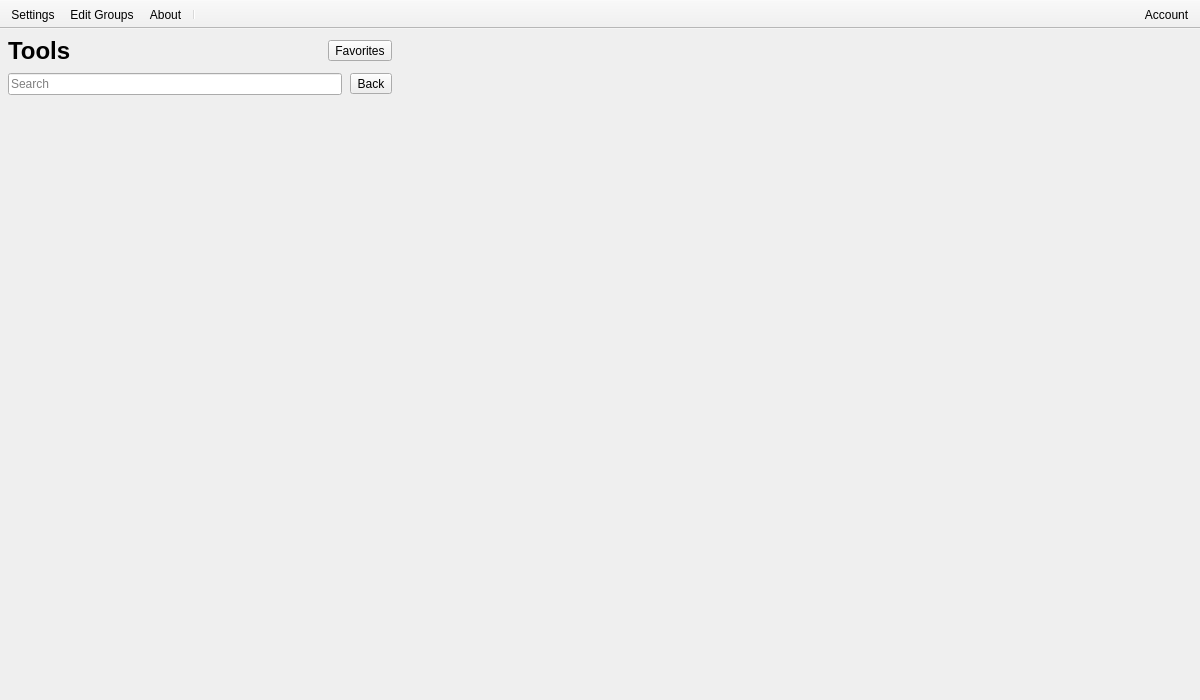
<?xml version="1.0" encoding="UTF-8"?>
<ui version="4.0">
 <class>MainWindow</class>
 <widget class="QMainWindow" name="MainWindow">
  <property name="geometry">
   <rect>
    <x>0</x>
    <y>0</y>
    <width>1200</width>
    <height>700</height>
   </rect>
  </property>
  <property name="windowTitle">
   <string>Ultimate Toolbag</string>
  </property>
  <property name="windowIcon">
   <iconset>
    <normaloff>:/assets/icons/app_icon.svg</normaloff>:/assets/icons/app_icon.svg</iconset>
  </property>
  <widget class="QWidget" name="centralwidget">
   <layout class="QHBoxLayout" name="horizontalLayout">
    <property name="spacing">
     <number>0</number>
    </property>
    <property name="leftMargin">
     <number>0</number>
    </property>
    <property name="topMargin">
     <number>0</number>
    </property>
    <property name="rightMargin">
     <number>0</number>
    </property>
    <property name="bottomMargin">
     <number>0</number>
    </property>
    <item>
     <widget class="QWidget" name="sidePanel" native="true">
      <property name="minimumSize">
       <size>
        <width>400</width>
        <height>0</height>
       </size>
      </property>
      <property name="maximumSize">
       <size>
        <width>350</width>
        <height>16777215</height>
       </size>
      </property>
      <layout class="QVBoxLayout" name="verticalLayout_2">
       <property name="spacing">
        <number>8</number>
       </property>
       <property name="leftMargin">
        <number>8</number>
       </property>
       <property name="topMargin">
        <number>8</number>
       </property>
       <property name="rightMargin">
        <number>8</number>
       </property>
       <property name="bottomMargin">
        <number>8</number>
       </property>
       <item>
        <layout class="QHBoxLayout" name="sidePanelSub">
         <item>
          <widget class="QLabel" name="toolsLabel">
           <property name="font">
            <font>
             <pointsize>18</pointsize>
             <bold>true</bold>
            </font>
           </property>
           <property name="text">
            <string>Tools</string>
           </property>
          </widget>
         </item>
         <item>
          <widget class="QToolButton" name="favButton">
           <property name="toolTip">
            <string>Favorite tools</string>
           </property>
           <property name="text">
            <string>Favorites</string>
           </property>
          </widget>
         </item>
        </layout>
       </item>
       <item>
        <layout class="QHBoxLayout" name="headerLayout">
         <item>
          <widget class="QLineEdit" name="searchBox">
           <property name="placeholderText">
            <string>Search</string>
           </property>
          </widget>
         </item>
         <item>
          <widget class="QToolButton" name="backBtn">
           <property name="contextMenuPolicy">
            <enum>Qt::ContextMenuPolicy::NoContextMenu</enum>
           </property>
           <property name="text">
            <string>Back</string>
           </property>
          </widget>
         </item>
        </layout>
       </item>
       <item>
        <widget class="QStackedWidget" name="toolsStack">
         <widget class="QWidget" name="grPage"/>
         <widget class="QWidget" name="favPage"/>
         <widget class="QWidget" name="searchPage"/>
        </widget>
       </item>
      </layout>
     </widget>
    </item>
    <item>
     <widget class="QSplitter" name="splitter">
      <property name="orientation">
       <enum>Qt::Orientation::Horizontal</enum>
      </property>
      <widget class="QMdiArea" name="mainArea">
       <property name="background">
        <brush brushstyle="NoBrush">
         <color alpha="255">
          <red>160</red>
          <green>160</green>
          <blue>160</blue>
         </color>
        </brush>
       </property>
       <property name="viewMode">
        <enum>QMdiArea::ViewMode::TabbedView</enum>
       </property>
       <property name="documentMode">
        <bool>true</bool>
       </property>
       <property name="tabsClosable">
        <bool>true</bool>
       </property>
       <property name="tabsMovable">
        <bool>true</bool>
       </property>
      </widget>
     </widget>
    </item>
   </layout>
  </widget>
  <widget class="QToolBar" name="mainToolBar">
   <property name="contextMenuPolicy">
    <enum>Qt::ContextMenuPolicy::NoContextMenu</enum>
   </property>
   <property name="windowTitle">
    <string>toolBar</string>
   </property>
   <property name="movable">
    <bool>false</bool>
   </property>
   <property name="iconSize">
    <size>
     <width>32</width>
     <height>32</height>
    </size>
   </property>
   <property name="toolButtonStyle">
    <enum>Qt::ToolButtonStyle::ToolButtonTextUnderIcon</enum>
   </property>
   <attribute name="toolBarArea">
    <enum>TopToolBarArea</enum>
   </attribute>
   <attribute name="toolBarBreak">
    <bool>false</bool>
   </attribute>
   <addaction name="actionSettings"/>
   <addaction name="actionManageGroups"/>
   <addaction name="actionAbout"/>
   <addaction name="separator"/>
  </widget>
  <widget class="QToolBar" name="accountToolBar">
   <property name="contextMenuPolicy">
    <enum>Qt::ContextMenuPolicy::NoContextMenu</enum>
   </property>
   <property name="windowTitle">
    <string>toolBar</string>
   </property>
   <property name="layoutDirection">
    <enum>Qt::LayoutDirection::RightToLeft</enum>
   </property>
   <property name="movable">
    <bool>false</bool>
   </property>
   <property name="iconSize">
    <size>
     <width>32</width>
     <height>32</height>
    </size>
   </property>
   <property name="toolButtonStyle">
    <enum>Qt::ToolButtonStyle::ToolButtonTextUnderIcon</enum>
   </property>
   <attribute name="toolBarArea">
    <enum>TopToolBarArea</enum>
   </attribute>
   <attribute name="toolBarBreak">
    <bool>false</bool>
   </attribute>
   <addaction name="actionAccount"/>
  </widget>
  <action name="actionSettings">
   <property name="text">
    <string>Settings</string>
   </property>
   <property name="iconText">
    <string>Settings</string>
   </property>
   <property name="toolTip">
    <string>App settings</string>
   </property>
  </action>
  <action name="actionManageGroups">
   <property name="text">
    <string>Edit Groups</string>
   </property>
   <property name="toolTip">
    <string>Edit tool groups name</string>
   </property>
  </action>
  <action name="actionAbout">
   <property name="text">
    <string>About</string>
   </property>
   <property name="toolTip">
    <string>About the app</string>
   </property>
  </action>
  <action name="actionAccount">
   <property name="text">
    <string>Account</string>
   </property>
   <property name="toolTip">
    <string>Account information</string>
   </property>
  </action>
 </widget>
 <resources/>
 <connections/>
</ui>
